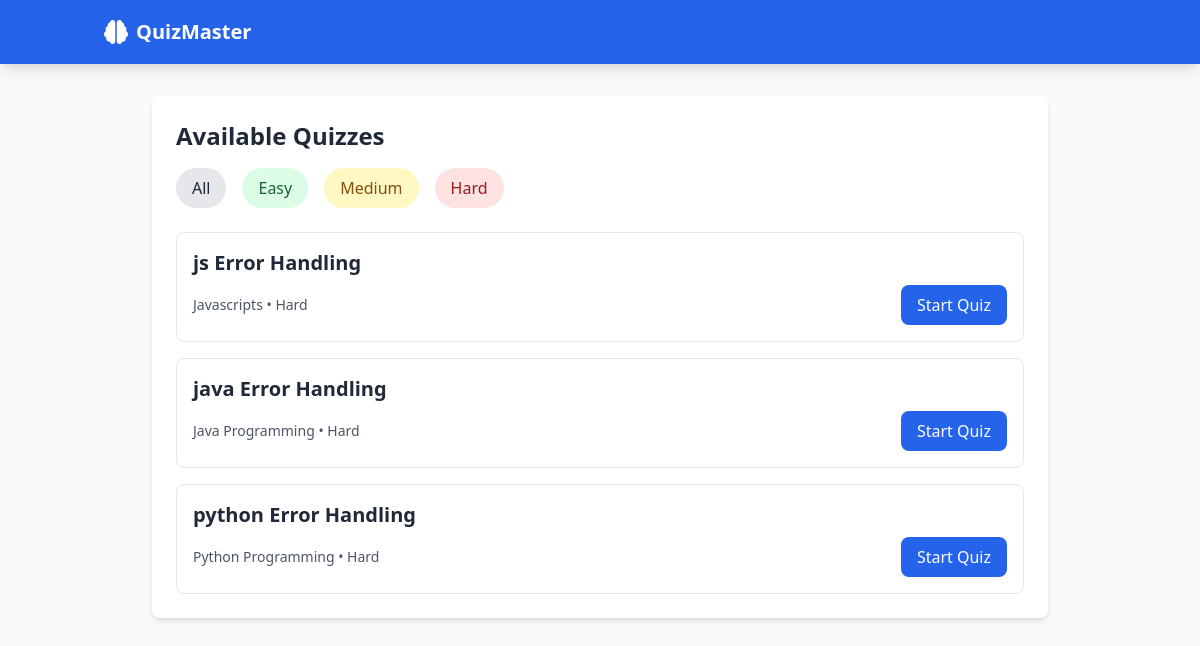
/quizzes/?difficulty=hard, run on the app's committed database.
### quiz/models.py (models this page shows, shortened)
class Quiz(models.Model):
    DIFFICULTY_CHOICES = [
        ('easy', 'Easy'),
        ('medium', 'Medium'),
        ('hard', 'Hard'),
    ]
    title = models.CharField(max_length=200)
    category = models.ForeignKey(QuizCategory, on_delete=models.CASCADE)
    difficulty = models.CharField(max_length=10, choices=DIFFICULTY_CHOICES)
    created_at = models.DateTimeField(auto_now_add=True)
    created_by = models.ForeignKey(User, on_delete=models.CASCADE, null=True, blank=True)

class QuizCategory(models.Model):
    name = models.CharField(max_length=100)
    description = models.TextField(blank=True)
    class Meta:
        verbose_name_plural = "Quiz Categories"
    def __str__(self):
        return self.name

### quiz/views.py (the view)
# urls.py: path('quizzes/', QuizListView.as_view(), name='quiz_list'),
class QuizListView(ListView):
    model = Quiz
    template_name = 'quiz/quiz_list.html'
    context_object_name = 'quizzes'
    def get_queryset(self):
        queryset = super().get_queryset()
        category = self.request.GET.get('category')
        difficulty = self.request.GET.get('difficulty')
        if category:
            queryset = queryset.filter(category__name=category)
        if difficulty:
            queryset = queryset.filter(difficulty=difficulty)
        return queryset

### quiz/templates/quiz/quiz_list.html
{% extends "quiz/base.html" %}
{% block content %}
<div class="max-w-4xl min-h-screen mx-auto">
    <div class="bg-white rounded-lg shadow-md p-6 mb-6">
        <h2 class="text-2xl font-bold text-gray-800 mb-4">Available Quizzes</h2>
        <div class="flex flex-wrap gap-4 mb-6">
            <a href="{% url 'quiz:quiz_list' %}"
                class="px-4 py-2 rounded-full bg-gray-200 text-gray-800 hover:bg-gray-300">
                All
            </a>
            <a href="{% url 'quiz:quiz_list' %}?difficulty=easy"
                class="px-4 py-2 rounded-full bg-green-100 text-green-800 hover:bg-green-200">
                Easy
            </a>
            <a href="{% url 'quiz:quiz_list' %}?difficulty=medium"
                class="px-4 py-2 rounded-full bg-yellow-100 text-yellow-800 hover:bg-yellow-200">
                Medium
            </a>
            <a href="{% url 'quiz:quiz_list' %}?difficulty=hard"
                class="px-4 py-2 rounded-full bg-red-100 text-red-800 hover:bg-red-200">
                Hard
            </a>
        </div>
        <div class="space-y-4">
            {% for quiz in quizzes %}
            <div class="border border-gray-200 rounded-lg p-4 hover:bg-gray-50">
                <h3 class="text-xl font-semibold text-gray-800">{{ quiz.title }}</h3>
                <div class="flex justify-between items-center mt-2">
                    <span class="text-sm text-gray-600">
                        {{ quiz.category }} • {{ quiz.get_difficulty_display }}
                    </span>
                    <a href="{% url 'quiz:start_quiz' quiz.id %}"
                        class="px-4 py-2 bg-blue-600 text-white rounded-lg hover:bg-blue-700">
                        Start Quiz
                    </a>
                </div>
            </div>
            {% empty %}
            <p class="text-gray-600">No quizzes available for the selected filters.</p>
            {% endfor %}
        </div>
    </div>
</div>
{% endblock %}

### data on the page
Quiz: title "js Error Handling", category "Javascripts", difficulty "Hard"
Quiz: title "java Error Handling", category "Java Programming", difficulty "Hard"
Quiz: title "python Error Handling", category "Python Programming", difficulty "Hard"
